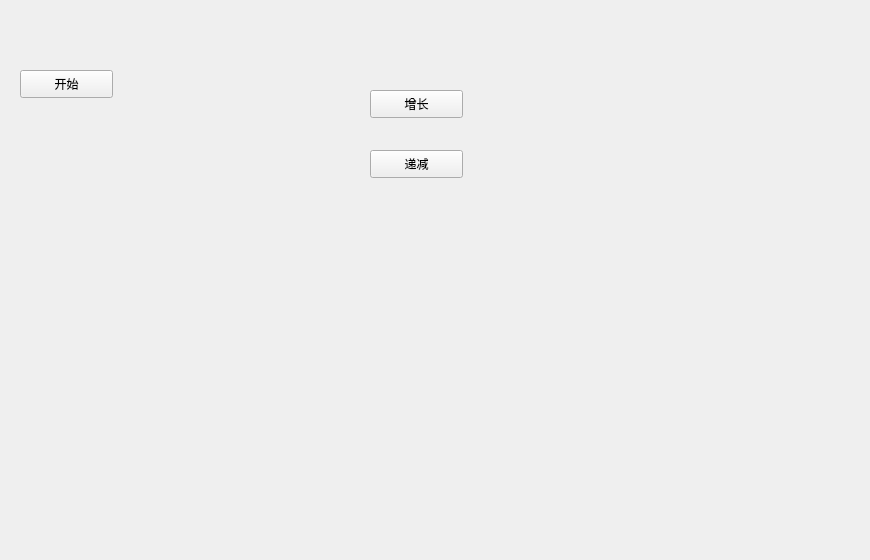
      <widget class="QWidget" name="tab_3">
       <attribute name="title">
        <string>页</string>
       </attribute>
       <widget class="OAudioWaveWidget" name="oAudioWaveWidget">
        <property name="geometry">
         <rect>
          <x>50</x>
          <y>280</y>
          <width>811</width>
          <height>111</height>
         </rect>
        </property>
        <property name="deep">
         <double>40.000000000000000</double>
        </property>
        <property name="lineColor">
         <color>
          <red>0</red>
          <green>170</green>
          <blue>255</blue>
         </color>
        </property>
        <property name="foreground">
         <color>
          <red>0</red>
          <green>170</green>
          <blue>255</blue>
         </color>
        </property>
        <property name="background">
         <color>
          <red>187</red>
          <green>200</green>
          <blue>196</blue>
         </color>
        </property>
        <property name="waveStyle">
         <enum>OAudioWaveWidget::WaveStyle_Bar</enum>
        </property>
       </widget>
       <widget class="OWaveBar" name="oWaveBar">
        <property name="geometry">
         <rect>
          <x>150</x>
          <y>30</y>
          <width>71</width>
          <height>231</height>
         </rect>
        </property>
        <property name="minValue">
         <number>0</number>
        </property>
        <property name="maxValue">
         <number>221</number>
        </property>
        <property name="value">
         <number>30</number>
        </property>
        <property name="step">
         <double>5.000000000000000</double>
        </property>
        <property name="space">
         <number>1</number>
        </property>
        <property name="headHeight">
         <number>2</number>
        </property>
        <property name="bgColorStart">
         <color>
          <red>255</red>
          <green>255</green>
          <blue>127</blue>
         </color>
        </property>
        <property name="bgColorEnd">
         <color>
          <red>255</red>
          <green>255</green>
          <blue>0</blue>
         </color>
        </property>
        <property name="barColor">
         <color>
          <red>170</red>
          <green>255</green>
          <blue>255</blue>
         </color>
        </property>
       </widget>
       <widget class="QPushButton" name="pushButton">
        <property name="geometry">
         <rect>
          <x>20</x>
          <y>70</y>
          <width>93</width>
          <height>28</height>
         </rect>
        </property>
        <property name="text">
         <string>开始</string>
        </property>
       </widget>
       <widget class="OWaveBar" name="oWaveBar_2">
        <property name="geometry">
         <rect>
          <x>260</x>
          <y>30</y>
          <width>71</width>
          <height>231</height>
         </rect>
        </property>
        <property name="minValue">
         <number>0</number>
        </property>
        <property name="maxValue">
         <number>500</number>
        </property>
        <property name="value">
         <number>30</number>
        </property>
        <property name="step">
         <double>5.000000000000000</double>
        </property>
        <property name="space">
         <number>1</number>
        </property>
        <property name="headHeight">
         <number>2</number>
        </property>
        <property name="bgColorStart">
         <color>
          <red>255</red>
          <green>255</green>
          <blue>127</blue>
         </color>
        </property>
        <property name="bgColorEnd">
         <color>
          <red>255</red>
          <green>255</green>
          <blue>0</blue>
         </color>
        </property>
        <property name="barColor">
         <color>
          <red>170</red>
          <green>255</green>
          <blue>255</blue>
         </color>
        </property>
       </widget>
       <widget class="OWaveDouble" name="oWaveDouble">
        <property name="geometry">
         <rect>
          <x>480</x>
          <y>40</y>
          <width>51</width>
          <height>211</height>
         </rect>
        </property>
        <property name="value">
         <number>10</number>
        </property>
        <property name="step">
         <double>1.000000000000000</double>
        </property>
        <property name="bgColorStart">
         <color>
          <red>255</red>
          <green>255</green>
          <blue>127</blue>
         </color>
        </property>
        <property name="bgColorEnd">
         <color>
          <red>255</red>
          <green>255</green>
          <blue>0</blue>
         </color>
        </property>
        <property name="barColor">
         <color>
          <red>85</red>
          <green>255</green>
          <blue>127</blue>
         </color>
        </property>
       </widget>
       <widget class="QPushButton" name="pushButton_2">
        <property name="geometry">
         <rect>
          <x>370</x>
          <y>90</y>
          <width>93</width>
          <height>28</height>
         </rect>
        </property>
        <property name="text">
         <string>增长</string>
        </property>
       </widget>
       <widget class="QPushButton" name="pushButton_3">
        <property name="geometry">
         <rect>
          <x>370</x>
          <y>150</y>
          <width>93</width>
          <height>28</height>
         </rect>
        </property>
        <property name="text">
         <string>递减</string>
        </property>
       </widget>
       <widget class="OWaveLine" name="oWaveLine">
        <property name="geometry">
         <rect>
          <x>60</x>
          <y>430</y>
          <width>801</width>
          <height>121</height>
         </rect>
        </property>
        <property name="maxValue">
         <number>110</number>
        </property>
        <property name="step">
         <number>2</number>
        </property>
        <property name="space">
         <number>2</number>
        </property>
        <property name="bgColorStart">
         <color>
          <red>195</red>
          <green>200</green>
          <blue>188</blue>
         </color>
        </property>
        <property name="bgColorEnd">
         <color>
          <red>193</red>
          <green>200</green>
          <blue>195</blue>
         </color>
        </property>
        <property name="lineColor">
         <color>
          <red>85</red>
          <green>85</green>
          <blue>255</blue>
         </color>
        </property>
       </widget>
      </widget>
